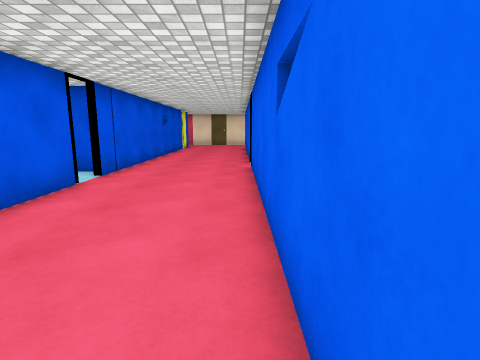
view 1 (above)

21 first-person views from a walk through a scene from a Unity 3-D project. The camera is 1.4 m above the floor, tilts 10° down and sees 80° across. Doors are open. The floor is counted in squares, 1 m on a side. Each view is taken from the middle of a square. On the plan, view 1 faces up. The plan holds only what a view shows up to about 14 squares ahead; the rest is blank. The place goes on beyond the plan. The player is left out. Surface patterns are stand-ins for the level's own textures.

view 2
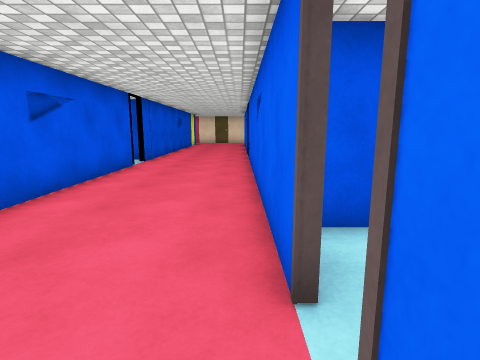

view 3
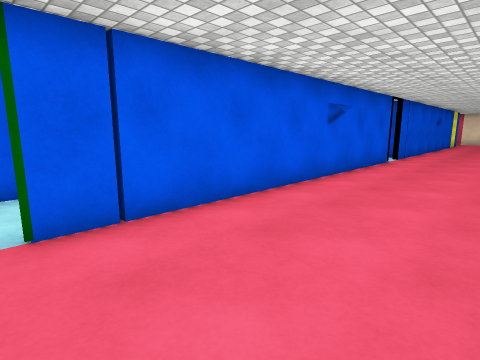

view 4
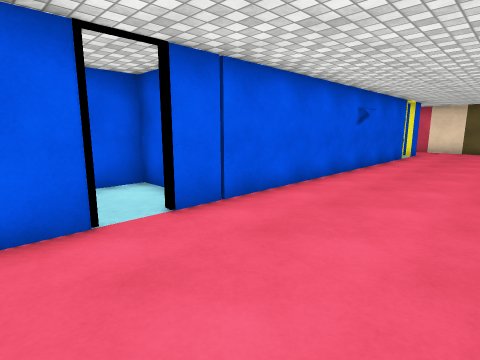

view 5
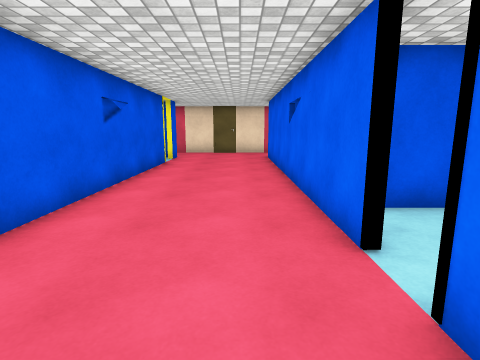

view 6
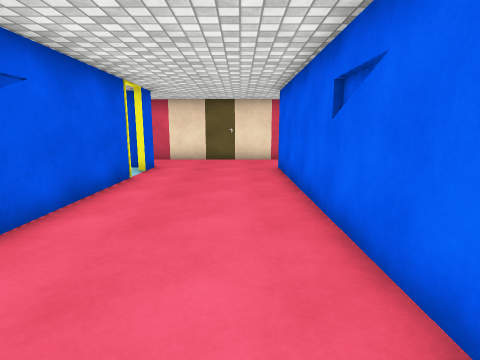

view 7
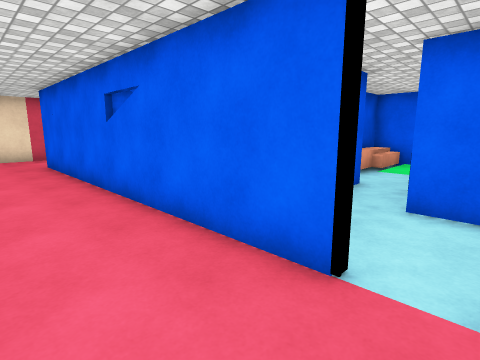

view 8
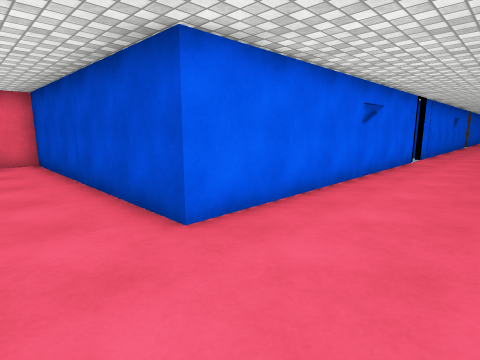

view 9
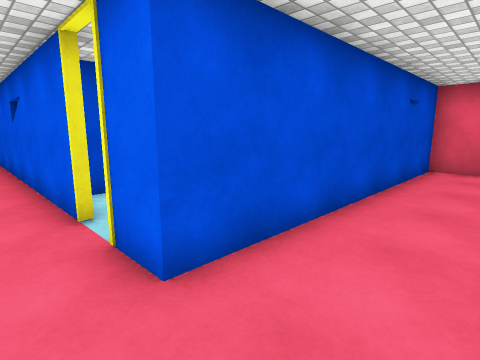

view 10
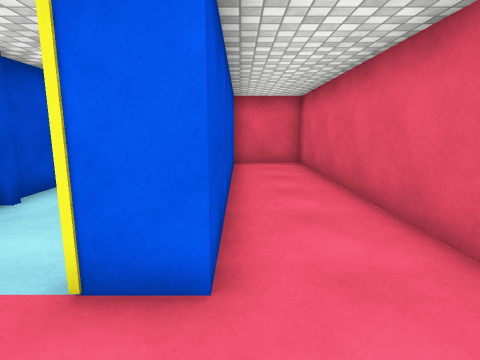

view 11
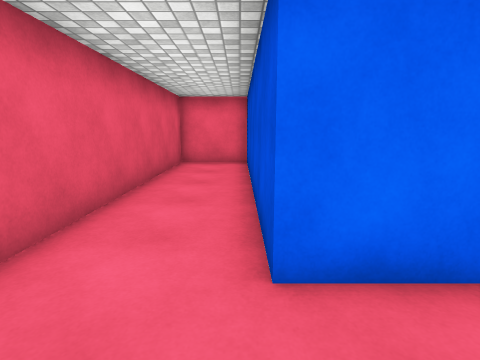

view 12
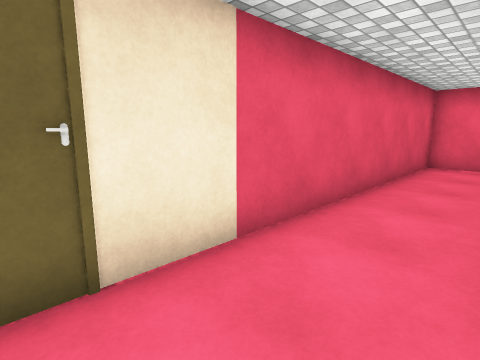

view 13
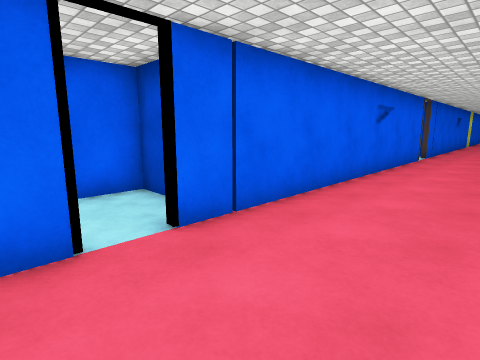

view 14
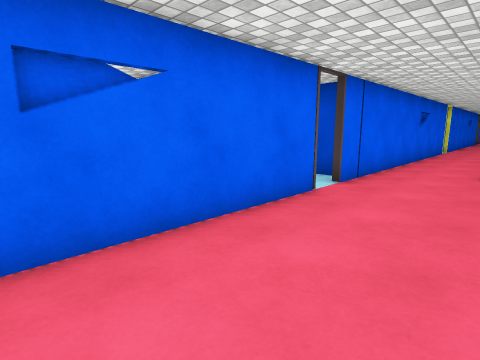

view 15
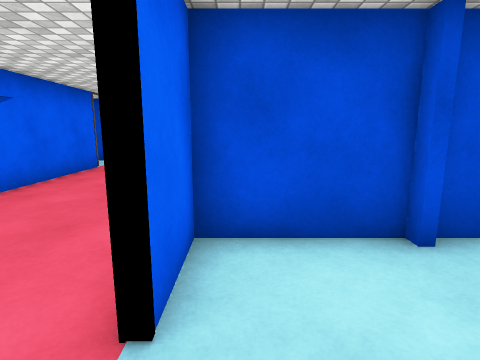

view 16
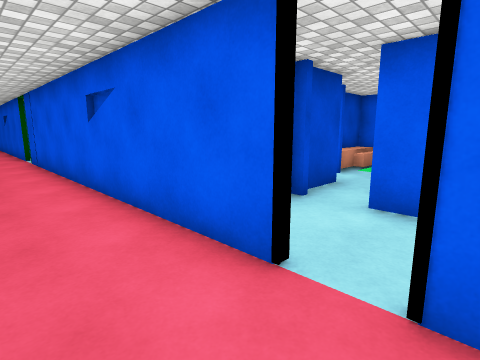

view 17
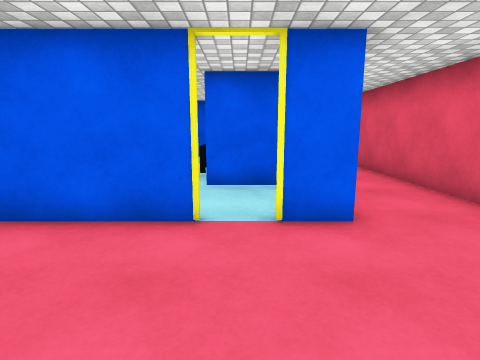

view 18
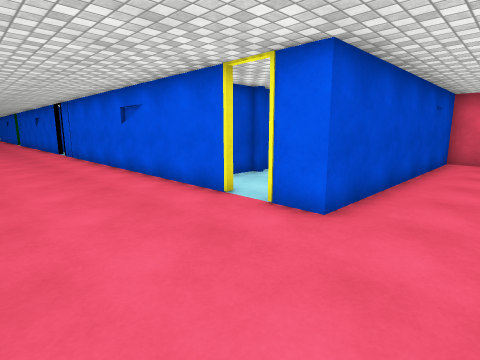

view 19
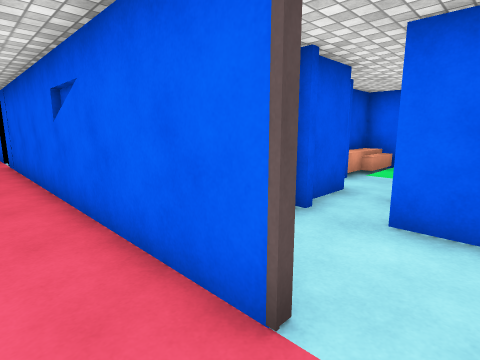

view 20
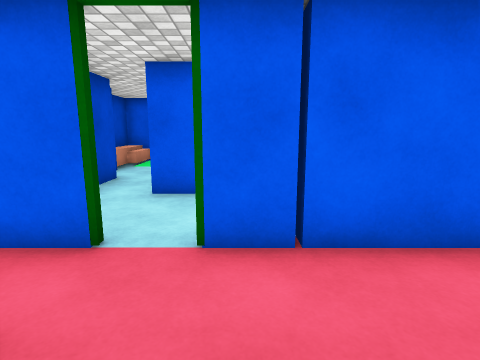

view 21
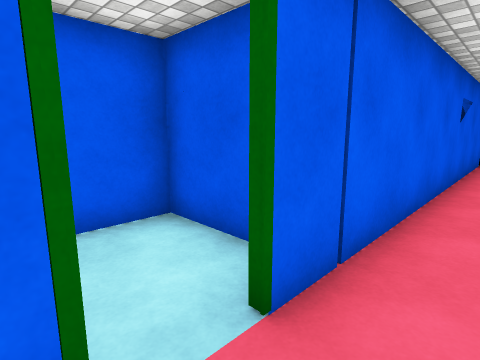

### Floor plan
Ten units are one square. View 1 is at (0, 0); x grows to the right and y downward. Boxes are objects, and circles mark ways between rooms. Rooms are numbered by the first view taken in them; rooms with no view inside come last. Other rooms are left out.
<svg viewBox="-147 -270 256 350">
<path fill="none" stroke="#000" d="M4 -120 4 -238 104 -238 104 -265 -142 -265 -142 -238 -42 -238 -42 -225M-42 -74 -42 56M-42 -215 -42 -85M4 20 4 -110M-42 66 -42 75M4 75 4 30M-48 -95 -72 -95 -72 -70M-80 -54 -44 -54 -44 -74M-72 -195 -50 -195M-72 -230 -72 -211M-52 45 -72 45 -72 70M-41 42 -48 42M28 -140 16 -140M8 -99 34 -99 34 -124M34 28 34 16M19 0 11 0M11 41 17 41"/>
<circle cx="-40" cy="-80" r="3" fill="#2a7"/>
<circle cx="-40" cy="-220" r="3" fill="#2a7"/>
<circle cx="-40" cy="60" r="3" fill="#2a7"/>
<circle cx="5" cy="-115" r="3" fill="#2a7"/>
<circle cx="5" cy="25" r="3" fill="#2a7"/>
<text x="-20" y="-130">1</text>
<text x="-60" y="-80">2</text>
<text x="-60" y="-210">3</text>
<text x="-60" y="60">4</text>
<text x="20" y="-120">5</text>
<text x="20" y="20">6</text>
</svg>
Room 1 opens to room 2. Room 1 opens to room 3. Room 1 opens to room 4. Room 1 opens to room 5. Room 1 opens to room 6.

Where each view was taken, in squares from view 1:
view 1: 0 up, 0 right, facing up
view 2: 4 down, 0 right, facing up
view 3: 6 down, 0 right, facing up-left
view 4: 6 up, 0 right, facing up-left
view 5: 9 up, 1 left, facing up
view 6: 13 up, 1 left, facing up
view 7: 11 up, 2 left, facing up-right
view 8: 26 up, 3 left, facing down-right
view 9: 26 up, 3 left, facing down-left
view 10: 24 up, 2 left, facing left
view 11: 24 up, 2 left, facing right
view 12: 24 up, 2 left, facing up-right
view 13: 13 up, 3 left, facing down-right
view 14: 4 up, 3 left, facing down-right
view 15: 9 up, 5 left, facing down
view 16: 9 up, 2 left, facing down-left
view 17: 22 up, 0 right, facing left
view 18: 26 up, 0 right, facing down-left
view 19: 3 down, 1 left, facing up-right
view 20: 5 down, 1 left, facing left
view 21: 7 down, 3 left, facing up-left
